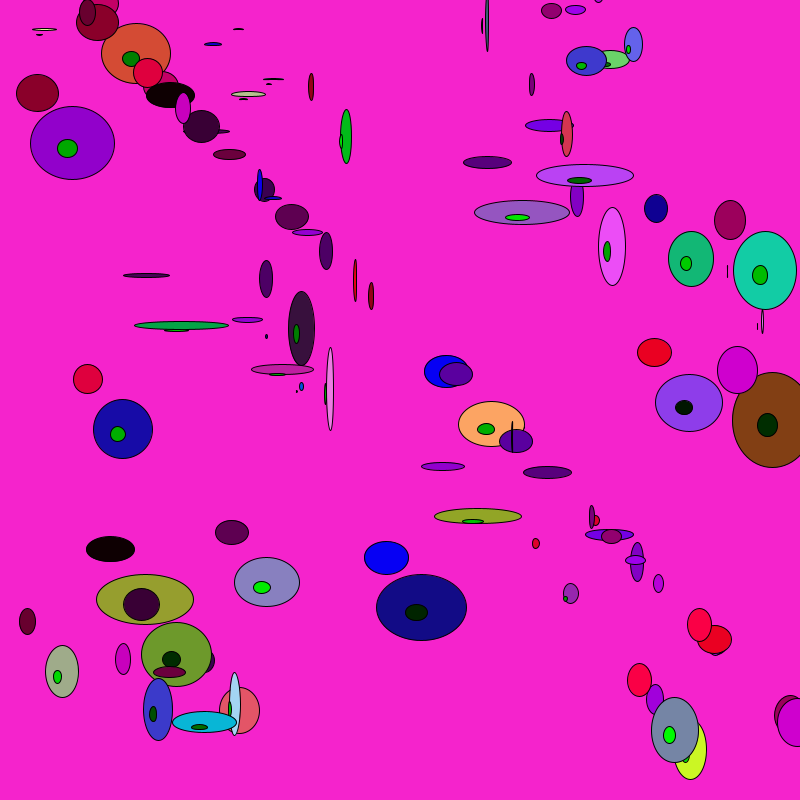
Frame 1 (no input)
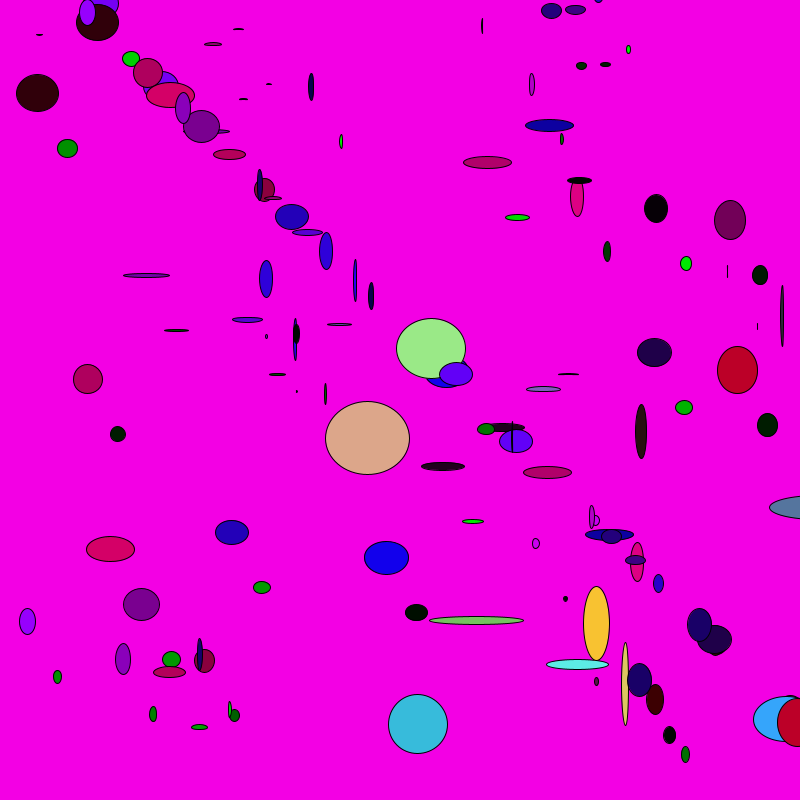
Frame 60 (the mouse pressed at the canvas centre just before this capture)
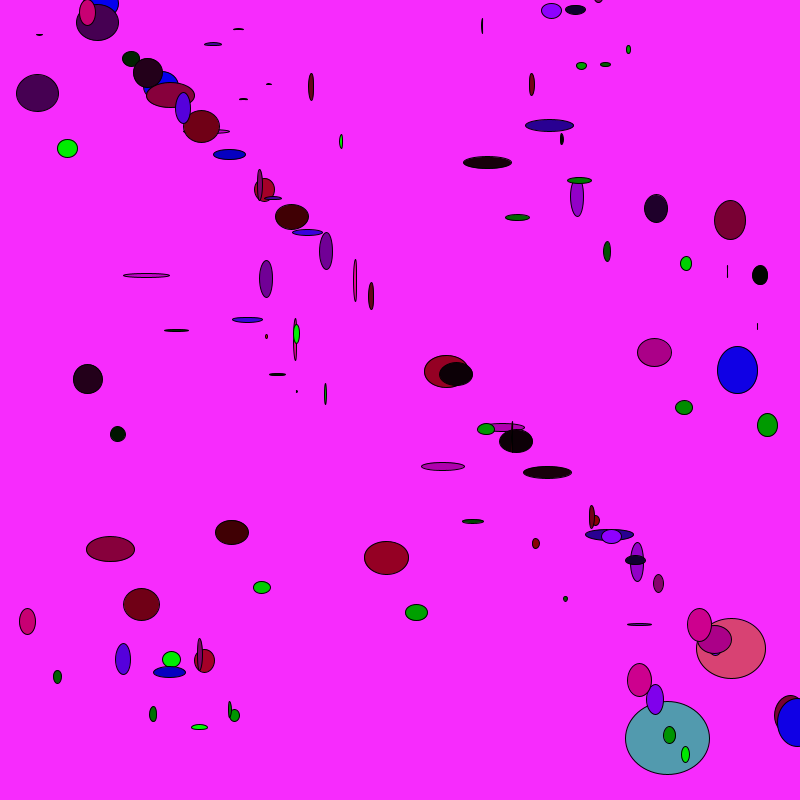
Frame 120 (the mouse held since frame 60 and released just before this capture)

The Processing sketch that drew these frames (run headless with seeded random() and noise(); from frame 60 on, the mouse is pressed at the canvas centre):

// Processing sketch: processing_165274
// ── processing_165274.pde


thing [] allthings = new thing [50];
thing [] allthings2 = new thing [30];
creature [] mickey = new creature [40];


void setup() {
  size (800, 800);
  smooth ();

 if (millis() < 5000) {
    for (int k = 0; k < 39; k++) {
      mickey[k] = new creature();
      mickey [k].prime2 ();
    }
} else if (millis() > 5000 && millis() < 30000) {
    for (int i = 0; i < 49; i ++) {
      for (int j = 1; j < 29; j ++) {
        allthings [i] = new thing ();
        allthings [i].prime ();
        allthings2 [j] = new thing ();
        allthings2 [j].prime ();
      }
    }
  }
}

void draw () {
  background (random (200, 255), random (0, 50), random (200, 255));

if (millis() < 5000) {
    for (int k = 0; k < 39; k++) {
      mickey[k].update2 ();
 }
} else if (millis() > 5000 && millis () < 30000){
    for (int i = 1; i < 49; i ++) {
      for (int j = 1; j < 29; j ++) {
        allthings[i].update ();
        allthings2[j].update ();
     }
    }
  }
}

class creature {

  float eyepositionX;
  float eyepositionY;

  float eyeposition2X;
  float eyeposition2Y;

  float headpositionX;
  float headpositionY;

  float nosepositionX;
  float nosepositionY;

  float eyesizeX;
  float eyesizeY;

  float eyesize2X;
  float eyesize2Y;

  float headsizeX;
  float headsizeY;

  float nosesizeX;
  float nosesizeY;

  float xspeed;
  float yspeed;
  float direction2;

  void prime2 () {

    xspeed = 5;
    yspeed = 5;
    direction2 = 1;

    headpositionX = random (0, width);
    headpositionY = random (0, height);

    nosepositionX = headpositionX;
    nosepositionY = headpositionY + 10;

    eyepositionX = headpositionX - 30; 
    eyepositionY = headpositionY - 45;

    eyeposition2X = headpositionX + 30;
    eyeposition2Y= headpositionX - 45;

    headsizeX = random(0, 100) ;
    headsizeY = random(0, 100);

    eyesizeX= headsizeX/2;
    eyesizeY= headsizeY/2;

    eyesize2X = headsizeX/2;
    eyesize2Y= headsizeY/2;

    nosesizeX = headsizeX/4;
    nosesizeY= headsizeY/4;
  }

  void update2 () {

    headpositionX += xspeed * direction2;
    headpositionY += yspeed * direction2;


    fill (random(0, 255), random(0, 255), random(0, 255));
    ellipse (headpositionX, headpositionY, headsizeX, headsizeY);
    fill (random(0, 255), 0, random(0, 255));
    ellipse(eyepositionX, eyepositionY, eyesizeX, eyesizeY);
    ellipse(eyeposition2X, eyeposition2Y, eyesize2X, eyesize2Y);
    fill (0, random(0, 255), 0);
    ellipse(nosepositionX, nosepositionY, nosesizeX, nosesizeY);
  }
}

class thing {

  float xPosition; 
  float yPosition;
  float xSpeed;
  float ySpeed;
  float direction;
  float size; 

  void prime () {
    xPosition = random (0, width);
    yPosition = random (0, height);
    xSpeed = random (1, 5);
    ySpeed = random (1, 5);
    direction = 1;
    size = random (50, 150);
  } 

  void update () {

    xPosition += direction  * xSpeed ;
    yPosition += direction * ySpeed;


    noStroke ();
    fill (random(0, 100), random (0, 100), random (0, 100), random (0, 50));
    ellipse (xPosition + random(0, 5), yPosition - random(0, 5), size, size);

    if (xPosition > width || xPosition < 0) {
      direction = -direction;
    }

    if (yPosition > height || yPosition < 0) {
      direction = -direction;
    }
  }
}
